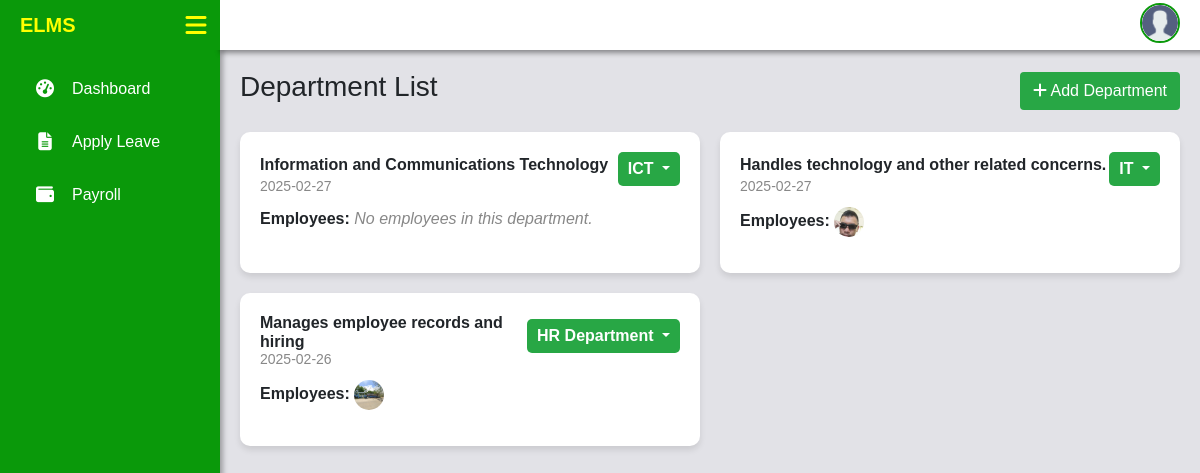
The page /admin/departments.php on the database as committed earlier.
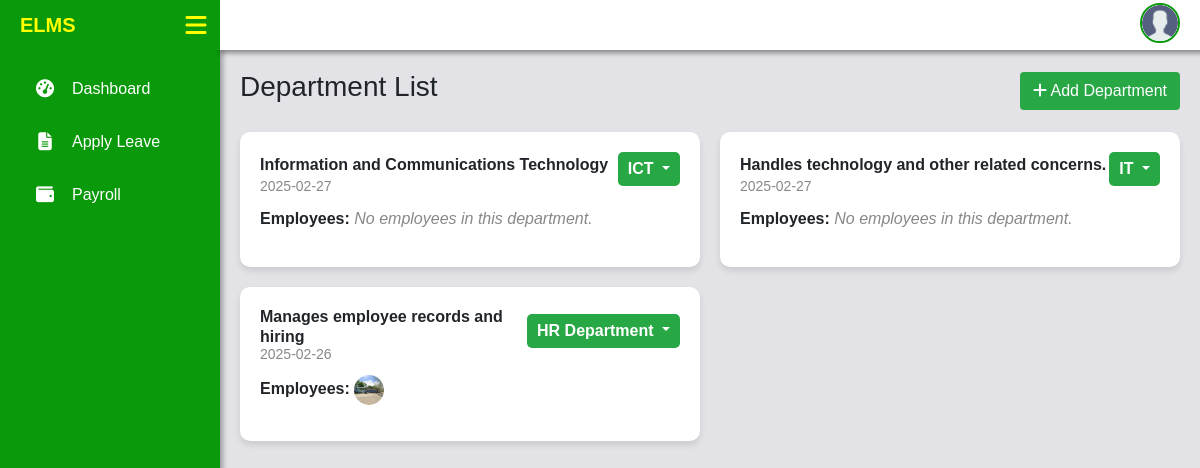
The same page on the database as committed later.
### tables this page shows
CREATE TABLE `departments` (
  `id` int(11) NOT NULL,
  `department_name` varchar(100) NOT NULL,
  `department_description` text DEFAULT NULL,
  `created_at` timestamp NOT NULL DEFAULT current_timestamp()
);

CREATE TABLE `users` (
  `user_id` int(11) NOT NULL,
  `first_name` varchar(50) NOT NULL,
  `middle_name` varchar(50) DEFAULT NULL,
  `last_name` varchar(50) NOT NULL,
  `email` varchar(100) NOT NULL,
  `password` varchar(255) NOT NULL,
  `role` enum('Admin','Employee') NOT NULL,
  `gender` enum('Male','Female') NOT NULL,
  `phone` varchar(20) DEFAULT NULL,
  `address` text DEFAULT NULL,
  `birthdate` date DEFAULT NULL,
  `employment_start_date` date DEFAULT NULL,
  `employment_end_date` date DEFAULT NULL,
  `department_id` int(11) DEFAULT NULL,
  `created_at` timestamp NOT NULL DEFAULT current_timestamp(),
  `profile_picture` varchar(255) DEFAULT NULL,
  `employee_type` varchar(50) NOT NULL,
  `salary` decimal(10,2) NOT NULL DEFAULT 0.00,
  `leave_balance` int(11) NOT NULL DEFAULT 0,
  `reset_token` varchar(64) DEFAULT NULL,
  `token_expiry` datetime DEFAULT NULL
);

### admin/departments.php (the view, shortened to what this page needs)
<?php
    include '../includes/navbar.php';
    $stmt = $pdo->prepare("SELECT * FROM departments ORDER BY created_at DESC");
    $stmt->execute();
    $departments = $stmt->fetchAll(PDO::FETCH_ASSOC);
?>
<!DOCTYPE html>
<html lang="en">
<head>
    <link href="https://cdn.jsdelivr.net/npm/bootstrap@5.1.3/dist/css/bootstrap.min.css" rel="stylesheet">
    <link rel="stylesheet" href="https://cdnjs.cloudflare.com/ajax/libs/font-awesome/6.4.2/css/all.min.css">
</head>
<body>
    <div class="content" id="content">
        <div class="header-container">
            <h3>Department List</h3>
            <button type="button" class="btn btn-add-department" data-bs-toggle="modal" data-bs-target="#addDepartmentModal"><i class="fas fa-plus"></i> Add Department</button>
        </div>
        <div class="department-cards">
            <?php foreach ($departments as $department): ?>
                <div class="department-card">
                    <div class="d-flex justify-content-between align-items-center">
                        <h6><?php echo htmlspecialchars($department['department_description']); ?></h6>
                        <div class="dropdown">
                            <button class="btn dropdown-toggle" type="button" id="dropdownMenuButton<?php echo $department['id']; ?>" data-bs-toggle="dropdown" aria-expanded="false">
                                <?php echo htmlspecialchars($department['department_name']); ?>
                            </button>
                        </div>
                    </div>
                    <p class="created-at"><?php echo date("Y-m-d", strtotime($department['created_at'])); ?></p>
                    <?php
                        $stmt = $pdo->prepare("SELECT * FROM users WHERE department_id = :department_id AND role = 'Employee'");
                        $stmt->execute(['department_id' => $department['id']]);
                        $employees = $stmt->fetchAll(PDO::FETCH_ASSOC);
                    ?>
                    <p><strong>Employees:</strong>
                        <span class="employees-container">
                            <?php if (count($employees) > 0): ?>
                                <?php foreach ($employees as $employee): ?>
                                    <img src="../files/images/<?php echo !empty($employee['profile_picture']) && file_exists("../files/images/" . htmlspecialchars($employee['profile_picture']))
                                        ? htmlspecialchars($employee['profile_picture'])
                                        : "default.png"; ?>"
                                        alt="Profile"
                                        class="employee-img"
                                        data-bs-toggle="tooltip"
                                        data-bs-placement="top"
                                        title="<?php echo htmlspecialchars($employee['first_name'] . ' ' . $employee['last_name']); ?>">
                                <?php endforeach; ?>
                            <?php else: ?>
                                <span class="no-employees">No employees in this department.</span>
                            <?php endif; ?>
                        </span>
                    </p>
                </div>
            <?php endforeach; ?>
        </div>
    </div>
</body>
</html>

Rows that differ between the two databases and show on the page:
removed users: profile_picture (picture), shown under departments "Handles technology and other related concerns."
shown differently, row unchanged: departments "Handles technology and other related concerns.": now shows "No employees in this department."
